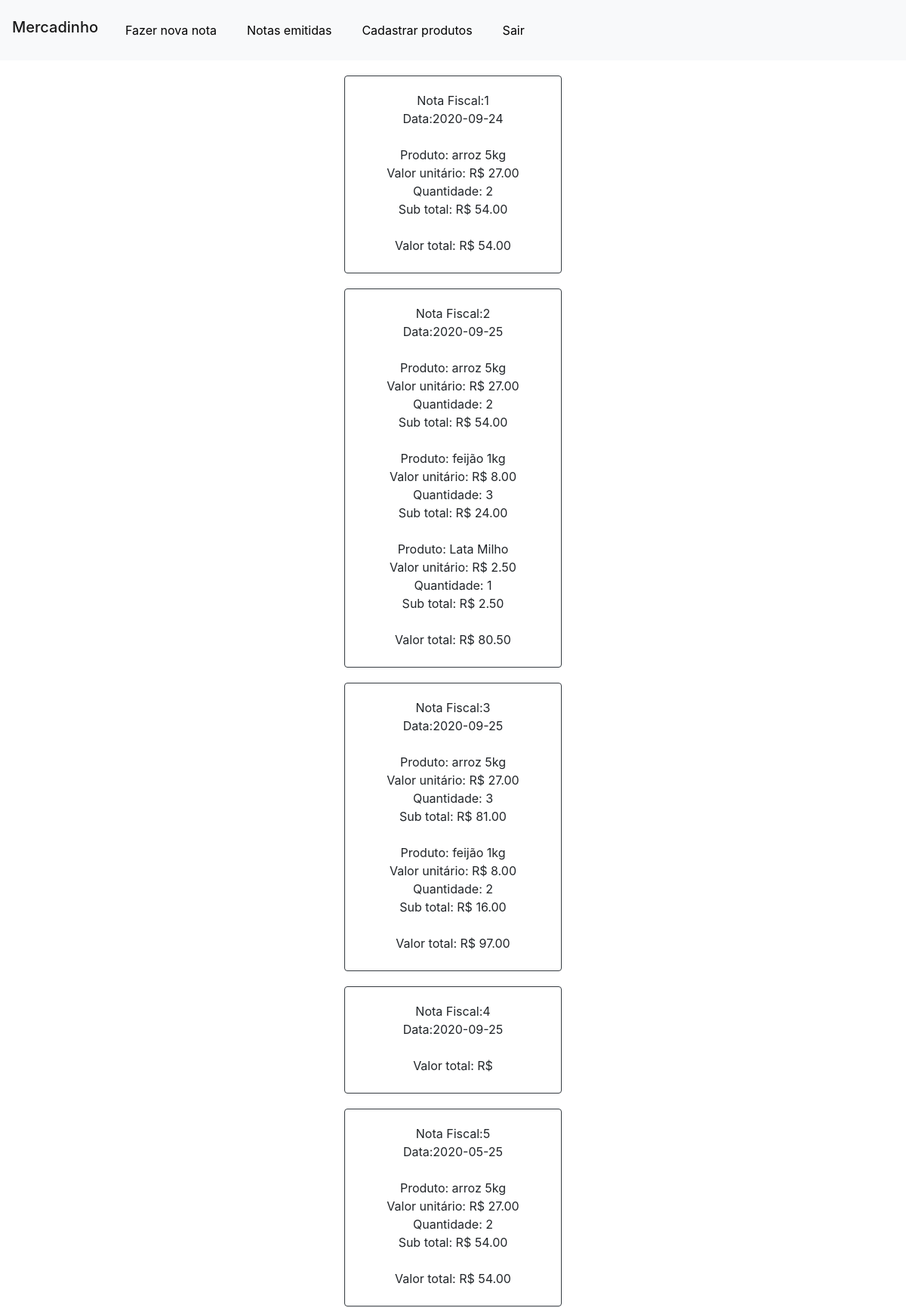
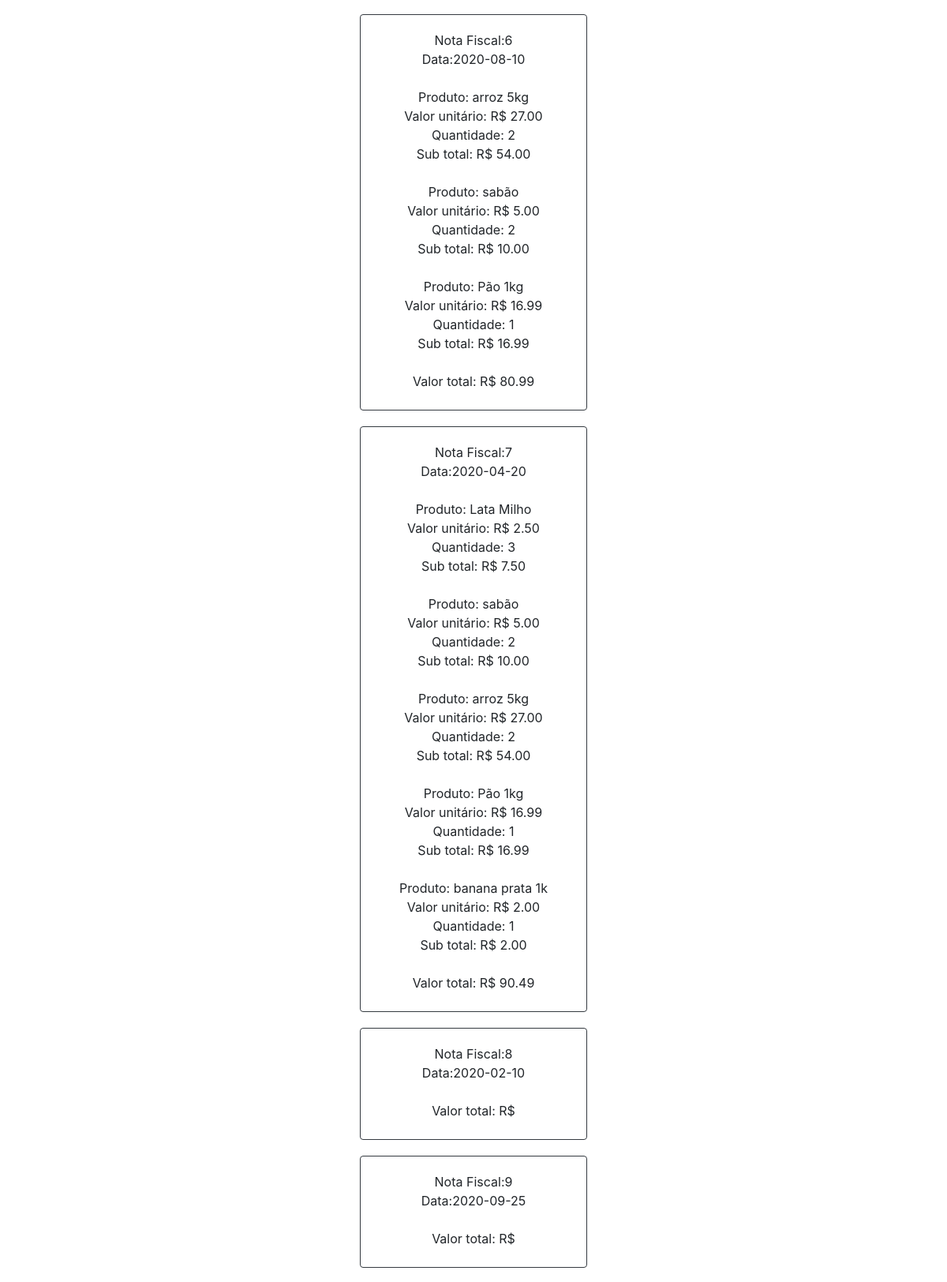
Screenshot of /restrita/verNF.php (signed in, upper part) with the database file from the repository (2 pictures, top to bottom).
### tables this page shows
CREATE TABLE `nota_fiscal` (
  `nf` int(11) NOT NULL,
  `data` date DEFAULT NULL,
  `valor_total` decimal(10,2) DEFAULT NULL
);

CREATE TABLE `produtos` (
  `id` int(11) NOT NULL,
  `nome` varchar(50) DEFAULT NULL,
  `preco` decimal(10,2) DEFAULT NULL
);

CREATE TABLE `itens_nf` (
  `id` int(11) NOT NULL,
  `cod_produto` int(11) DEFAULT NULL,
  `num_nf` int(11) DEFAULT NULL,
  `qtde` int(11) DEFAULT NULL,
  `subtotal` decimal(7,2) DEFAULT NULL
);

### restrita/verNF.php (the view, shortened to what this page needs)
	<link rel="stylesheet" href="../css/bootstrap.css">
	<link rel="stylesheet" href="../css/bootstrap.map">
	<link rel="stylesheet" href="../css/bootstrap.min.css">
	<link rel="stylesheet" href="../css/style.css">
<?php include 'cabec.php';
include 'conecta.php';
$consulta = "SELECT * FROM nota_fiscal";
?>
<?php
foreach ($conectanto -> query($consulta) as $linhaAtual) {
	?> <div class="card border-dark mb-3 container" class="container" style="width: 18rem;  margin-top: 20px; padding-top: 20px;" id="centro"> <?php
	echo "Nota Fiscal:".$linhaAtual['nf']."<br>";
	echo "Data:".$linhaAtual['data']."<br>"."<br>";
	$nota = $linhaAtual['nf'];
	$consulta2 = "SELECT * FROM itens_nf WHERE num_nf = '$nota'";
	foreach ($conectanto -> query($consulta2) as $linhaAtual2) {
		$codigo =$linhaAtual2['cod_produto'];
		$consulta3 = "SELECT * FROM produtos WHERE id='$codigo'";
		foreach ($conectanto -> query($consulta3) as $linhaAtual3) {
			echo "Produto: ".$linhaAtual3['nome']."<br>";
			echo "Valor unitário: R$ ".$linhaAtual3['preco']."<br>";
		}
		echo "Quantidade: ".$linhaAtual2['qtde']."<br>";
		echo "Sub total: R$ ".$linhaAtual2['subtotal']."<br>"."<br>";
	}
	echo "Valor total: R$ ".$linhaAtual['valor_total']."<br>"."<br>";
	?></div><?php
}
?>

### css/style.css (style rules this page uses)
#centro { align-items: center; text-align: center; display: flex; justify-content: center; }

### rows the page displays
nota_fiscal: nf "1", data "2020-09-24", valor_total "54.00"
itens_nf: qtde "2", subtotal "54.00"
produtos: nome "arroz 5kg", preco "27.00"
nota_fiscal: nf "2", data "2020-09-25", valor_total "80.50"
itens_nf: qtde "2", subtotal "54.00"
itens_nf: qtde "3", subtotal "24.00"
produtos: nome "feijão 1kg", preco "8.00"
itens_nf: qtde "1", subtotal "2.50"
produtos: nome "Lata Milho", preco "2.50"
nota_fiscal: nf "3", data "2020-09-25", valor_total "97.00"
itens_nf: qtde "3", subtotal "81.00"
itens_nf: qtde "2", subtotal "16.00"
nota_fiscal: nf "4", data "2020-09-25"
nota_fiscal: nf "5", data "2020-05-25", valor_total "54.00"
itens_nf: qtde "2", subtotal "54.00"
nota_fiscal: nf "6", data "2020-08-10", valor_total "80.99"
itens_nf: qtde "2", subtotal "54.00"
itens_nf: qtde "2", subtotal "10.00"
produtos: nome "sabão", preco "5.00"
itens_nf: qtde "1", subtotal "16.99"
produtos: nome "Pão 1kg", preco "16.99"
nota_fiscal: nf "7", data "2020-04-20", valor_total "90.49"
itens_nf: qtde "3", subtotal "7.50"
itens_nf: qtde "2", subtotal "10.00"
itens_nf: qtde "2", subtotal "54.00"
itens_nf: qtde "1", subtotal "16.99"
itens_nf: qtde "1", subtotal "2.00"
produtos: nome "banana prata 1k", preco "2.00"
nota_fiscal: nf "8", data "2020-02-10"
nota_fiscal: nf "9", data "2020-09-25"
